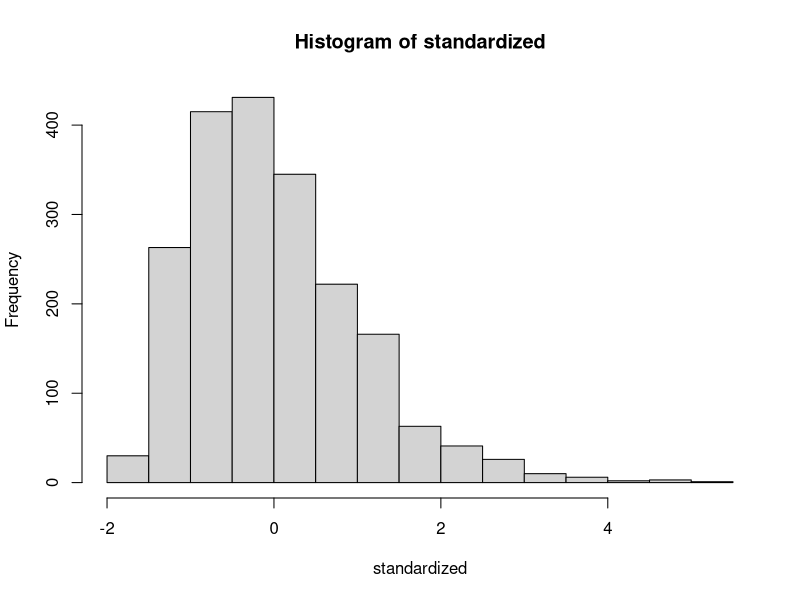
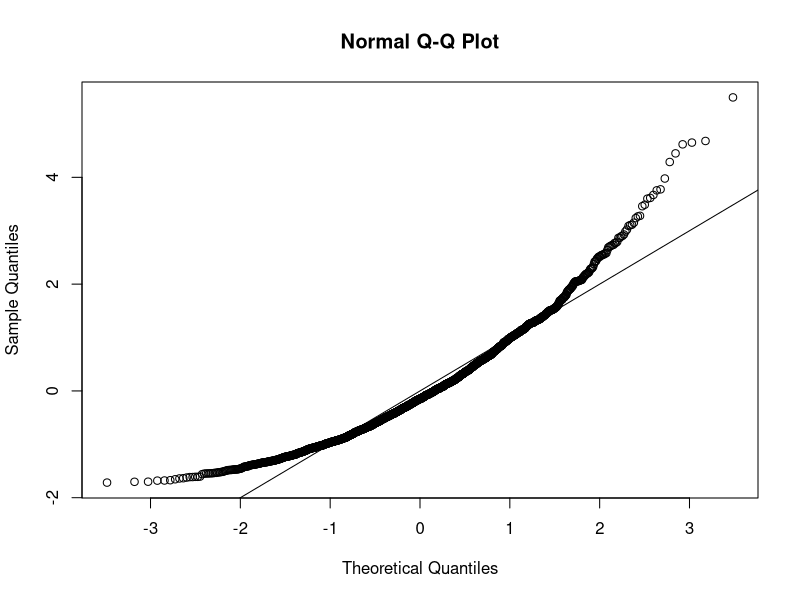
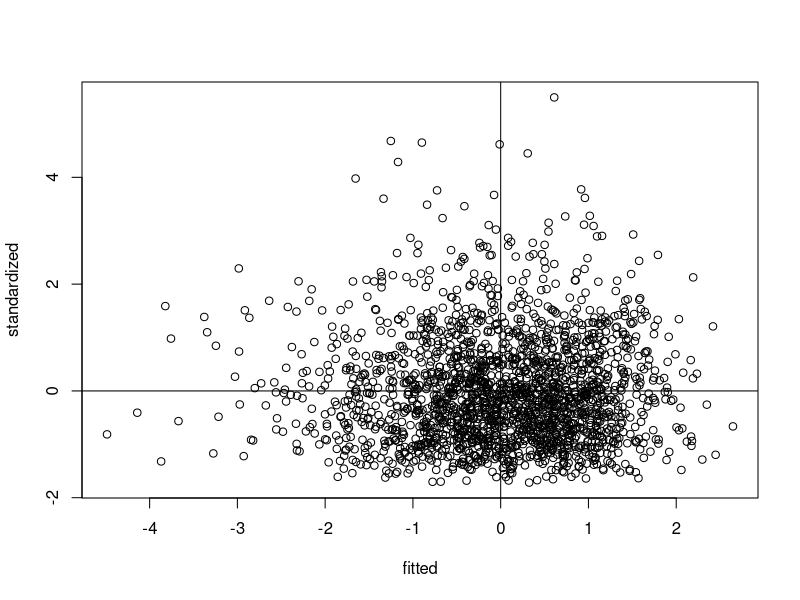

Here is the R script that generated these plots, in order: (Note: this script raises an error after producing the figures.)
###This script created for PSY 527H Module 13: MLM###
####Set working directory and source file####
setwd("~/Desktop/Lab Work/Caleb/Caleb Distinction")

master = read.csv("Analysis Final MLSA.csv")

#install.packages("nlme")
#install.packages("reshape")
library(nlme)
library(reshape)

####Accuracy####
summary(master)
##This dataset is accurate##


####Outliers####
mahal = mahalanobis(master[, -c(1:4)],
                    colMeans(master[, -c(1:4)], na.rm = TRUE),
                    cov(master[, -c(1:4)], use = "pairwise.complete.obs"))
cutoff = qchisq(1-.001, ncol(master[, -c(1:4)]))

summary(mahal < cutoff)
noout = master[mahal < cutoff,]


####Assumptions####
###Multicollinearity###
correlation = cor(master[, -c(1:4)], use = "pairwise.complete.obs")
symnum(correlation)

###Set-up###
random = rchisq(nrow(master), 7)
fake = lm(random ~ ., data = master[,-c(1:4)])
fitted = scale(fake$fitted.values)
standardized = rstudent(fake)

###Normality###
hist(standardized)

###Linearity###
qqnorm(standardized)
abline(0,1)

###Heteroz vs. Homoz###
plot(fitted, standardized)
abline(0,0)
abline(v = 0)

######Analysis######
####Initial Models####
###Intercept only Linear Model###
model1 = gls(cosine ~ 1,
             data = master,
             method = "ML",
             na.action = "na.omit")
summary(model1)

###Random Intercept Model###
ope_model2 = lme(cosine ~ 1,
                 data = master,
                 method = "ML",
                 na.action = "na.omit",
                 random = ~1|male_partno)
summary(model2)

####Openness####
###Random Intercept with Predictor###
ope_model1 = lme(cosine ~ openness,
             data = master,
             method = "ML",
             na.action = "na.omit",
             random = ~1|male_partno)
summary(ope_model1)

###Random Intercept with Predictors###
ope_model2 = lme(cosine ~ openness,
             data = master,
             method = "ML",
             na.action = "na.omit",
             random = ~male_partno|fem_partno,
             control = lmeControl(msMaxIter = 200))
summary(ope_model2)

##Anova for comparison##
anova(ope_model1, ope_model2, ope_model3, ope_model4)

###Effect Size###
m1 = mean(master[2:551, 4])
m2 = mean(master[552:1100, 4])
sd1 = sd(master[2:551, 4])
sd2 = sd(master[552:1100, 4])
sdmean = mean(sd1,sd2)
dvale = (m1 - m2)/sdmean



####Extraversion####
###Random Intercept with Predictor###
ext_model1 = lme(cosine ~ extraversion,
             data = master,
             method = "ML",
             na.action = "na.omit",
             random = ~1|male_partno)
summary(ext_model1)

###Random Intercept with Predictors###
ext_model2 = lme(cosine ~ extraversion,
             data = master,
             method = "ML",
             na.action = "na.omit",
             random = ~male_partno|fem_partno,
             control = lmeControl(msMaxIter = 200))
summary(ext_model2)
###Model ANOVA###
anova(model1, model2, ext_model1, ext_model2)
